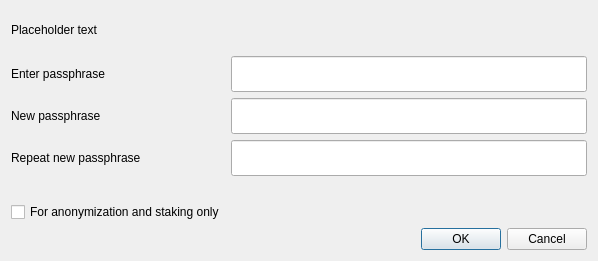
<?xml version="1.0" encoding="UTF-8"?>
<ui version="4.0">
 <class>AskPassphraseDialog</class>
 <widget class="QDialog" name="AskPassphraseDialog">
  <property name="geometry">
   <rect>
    <x>0</x>
    <y>0</y>
    <width>598</width>
    <height>261</height>
   </rect>
  </property>
  <property name="sizePolicy">
   <sizepolicy hsizetype="Preferred" vsizetype="Minimum">
    <horstretch>0</horstretch>
    <verstretch>0</verstretch>
   </sizepolicy>
  </property>
  <property name="minimumSize">
   <size>
    <width>550</width>
    <height>0</height>
   </size>
  </property>
  <property name="windowTitle">
   <string>Passphrase Dialog</string>
  </property>
  <layout class="QVBoxLayout" name="verticalLayout">
   <property name="sizeConstraint">
    <enum>QLayout::SetMinimumSize</enum>
   </property>
   <item>
    <widget class="QLabel" name="warningLabel">
     <property name="text">
      <string notr="true">Placeholder text</string>
     </property>
     <property name="textFormat">
      <enum>Qt::RichText</enum>
     </property>
     <property name="wordWrap">
      <bool>true</bool>
     </property>
    </widget>
   </item>
   <item>
    <layout class="QFormLayout" name="formLayout">
     <property name="sizeConstraint">
      <enum>QLayout::SetMinimumSize</enum>
     </property>
     <property name="fieldGrowthPolicy">
      <enum>QFormLayout::AllNonFixedFieldsGrow</enum>
     </property>
     <item row="0" column="0">
      <widget class="QLabel" name="passLabel1">
       <property name="minimumSize">
        <size>
         <width>0</width>
         <height>32</height>
        </size>
       </property>
       <property name="text">
        <string>Enter passphrase</string>
       </property>
      </widget>
     </item>
     <item row="0" column="1">
      <widget class="QLineEdit" name="passEdit1">
       <property name="minimumSize">
        <size>
         <width>0</width>
         <height>36</height>
        </size>
       </property>
       <property name="echoMode">
        <enum>QLineEdit::Password</enum>
       </property>
      </widget>
     </item>
     <item row="1" column="0">
      <widget class="QLabel" name="passLabel2">
       <property name="minimumSize">
        <size>
         <width>0</width>
         <height>32</height>
        </size>
       </property>
       <property name="text">
        <string>New passphrase</string>
       </property>
      </widget>
     </item>
     <item row="1" column="1">
      <widget class="QLineEdit" name="passEdit2">
       <property name="minimumSize">
        <size>
         <width>0</width>
         <height>36</height>
        </size>
       </property>
       <property name="echoMode">
        <enum>QLineEdit::Password</enum>
       </property>
      </widget>
     </item>
     <item row="3" column="1">
      <widget class="QLabel" name="capsLabel">
       <property name="font">
        <font>
         <weight>75</weight>
         <bold>true</bold>
        </font>
       </property>
       <property name="text">
        <string/>
       </property>
       <property name="alignment">
        <set>Qt::AlignCenter</set>
       </property>
      </widget>
     </item>
     <item row="4" column="0">
      <widget class="QCheckBox" name="anonymizationCheckBox">
       <property name="enabled">
        <bool>true</bool>
       </property>
       <property name="visible">
        <bool>false</bool>
       </property>
       <property name="toolTip">
        <string>Serves to disable the trivial sendmoney when OS account compromised. Provides no real security.</string>
       </property>
       <property name="text">
        <string>For anonymization and staking only</string>
       </property>
      </widget>
     </item>
     <item row="2" column="1">
      <widget class="QLineEdit" name="passEdit3">
       <property name="minimumSize">
        <size>
         <width>0</width>
         <height>36</height>
        </size>
       </property>
       <property name="echoMode">
        <enum>QLineEdit::Password</enum>
       </property>
      </widget>
     </item>
     <item row="2" column="0">
      <widget class="QLabel" name="passLabel3">
       <property name="minimumSize">
        <size>
         <width>0</width>
         <height>32</height>
        </size>
       </property>
       <property name="text">
        <string>Repeat new passphrase</string>
       </property>
      </widget>
     </item>
    </layout>
   </item>
   <item>
    <widget class="QDialogButtonBox" name="buttonBox">
     <property name="orientation">
      <enum>Qt::Horizontal</enum>
     </property>
     <property name="standardButtons">
      <set>QDialogButtonBox::Cancel|QDialogButtonBox::Ok</set>
     </property>
    </widget>
   </item>
  </layout>
 </widget>
 <resources/>
 <connections>
  <connection>
   <sender>buttonBox</sender>
   <signal>accepted()</signal>
   <receiver>AskPassphraseDialog</receiver>
   <slot>accept()</slot>
   <hints>
    <hint type="sourcelabel">
     <x>20</x>
     <y>20</y>
    </hint>
    <hint type="destinationlabel">
     <x>20</x>
     <y>20</y>
    </hint>
   </hints>
  </connection>
  <connection>
   <sender>buttonBox</sender>
   <signal>rejected()</signal>
   <receiver>AskPassphraseDialog</receiver>
   <slot>reject()</slot>
   <hints>
    <hint type="sourcelabel">
     <x>20</x>
     <y>20</y>
    </hint>
    <hint type="destinationlabel">
     <x>20</x>
     <y>20</y>
    </hint>
   </hints>
  </connection>
 </connections>
</ui>
